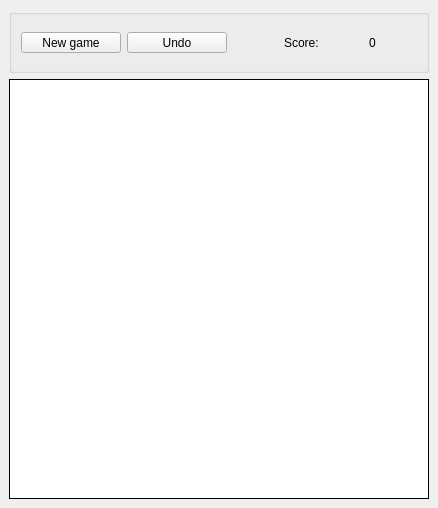
<?xml version="1.0" encoding="UTF-8"?>
<ui version="4.0">
 <class>MainWindow</class>
 <widget class="QMainWindow" name="MainWindow">
  <property name="geometry">
   <rect>
    <x>0</x>
    <y>0</y>
    <width>438</width>
    <height>508</height>
   </rect>
  </property>
  <property name="sizePolicy">
   <sizepolicy hsizetype="Fixed" vsizetype="Fixed">
    <horstretch>0</horstretch>
    <verstretch>0</verstretch>
   </sizepolicy>
  </property>
  <property name="maximumSize">
   <size>
    <width>438</width>
    <height>508</height>
   </size>
  </property>
  <property name="windowTitle">
   <string>2048</string>
  </property>
  <widget class="QWidget" name="centralwidget">
   <property name="sizePolicy">
    <sizepolicy hsizetype="Minimum" vsizetype="Minimum">
     <horstretch>0</horstretch>
     <verstretch>0</verstretch>
    </sizepolicy>
   </property>
   <layout class="QGridLayout" name="gridLayout_3">
    <item row="0" column="0">
     <widget class="QGroupBox" name="controls_">
      <property name="sizePolicy">
       <sizepolicy hsizetype="Minimum" vsizetype="Preferred">
        <horstretch>0</horstretch>
        <verstretch>0</verstretch>
       </sizepolicy>
      </property>
      <property name="title">
       <string/>
      </property>
      <layout class="QGridLayout" name="gridLayout">
       <item row="1" column="3">
        <widget class="QLabel" name="score_">
         <property name="text">
          <string>0</string>
         </property>
         <property name="alignment">
          <set>Qt::AlignCenter</set>
         </property>
        </widget>
       </item>
       <item row="1" column="0">
        <widget class="QToolButton" name="newGame_">
         <property name="minimumSize">
          <size>
           <width>100</width>
           <height>0</height>
          </size>
         </property>
         <property name="text">
          <string>New game</string>
         </property>
        </widget>
       </item>
       <item row="1" column="2">
        <widget class="QLabel" name="label_">
         <property name="layoutDirection">
          <enum>Qt::LeftToRight</enum>
         </property>
         <property name="text">
          <string>Score: </string>
         </property>
         <property name="alignment">
          <set>Qt::AlignRight|Qt::AlignTrailing|Qt::AlignVCenter</set>
         </property>
        </widget>
       </item>
       <item row="1" column="1">
        <widget class="QToolButton" name="undo_">
         <property name="minimumSize">
          <size>
           <width>100</width>
           <height>0</height>
          </size>
         </property>
         <property name="text">
          <string>Undo</string>
         </property>
        </widget>
       </item>
      </layout>
     </widget>
    </item>
    <item row="2" column="0">
     <widget class="QGraphicsView" name="boardView_">
      <property name="sizePolicy">
       <sizepolicy hsizetype="Minimum" vsizetype="Minimum">
        <horstretch>0</horstretch>
        <verstretch>0</verstretch>
       </sizepolicy>
      </property>
      <property name="minimumSize">
       <size>
        <width>420</width>
        <height>420</height>
       </size>
      </property>
      <property name="autoFillBackground">
       <bool>true</bool>
      </property>
      <property name="frameShape">
       <enum>QFrame::Box</enum>
      </property>
      <property name="frameShadow">
       <enum>QFrame::Plain</enum>
      </property>
      <property name="verticalScrollBarPolicy">
       <enum>Qt::ScrollBarAlwaysOff</enum>
      </property>
      <property name="horizontalScrollBarPolicy">
       <enum>Qt::ScrollBarAlwaysOff</enum>
      </property>
      <property name="backgroundBrush">
       <brush brushstyle="NoBrush">
        <color alpha="255">
         <red>0</red>
         <green>0</green>
         <blue>0</blue>
        </color>
       </brush>
      </property>
     </widget>
    </item>
   </layout>
  </widget>
 </widget>
 <resources>
  <include location="../resources/images.qrc"/>
 </resources>
 <connections/>
</ui>
